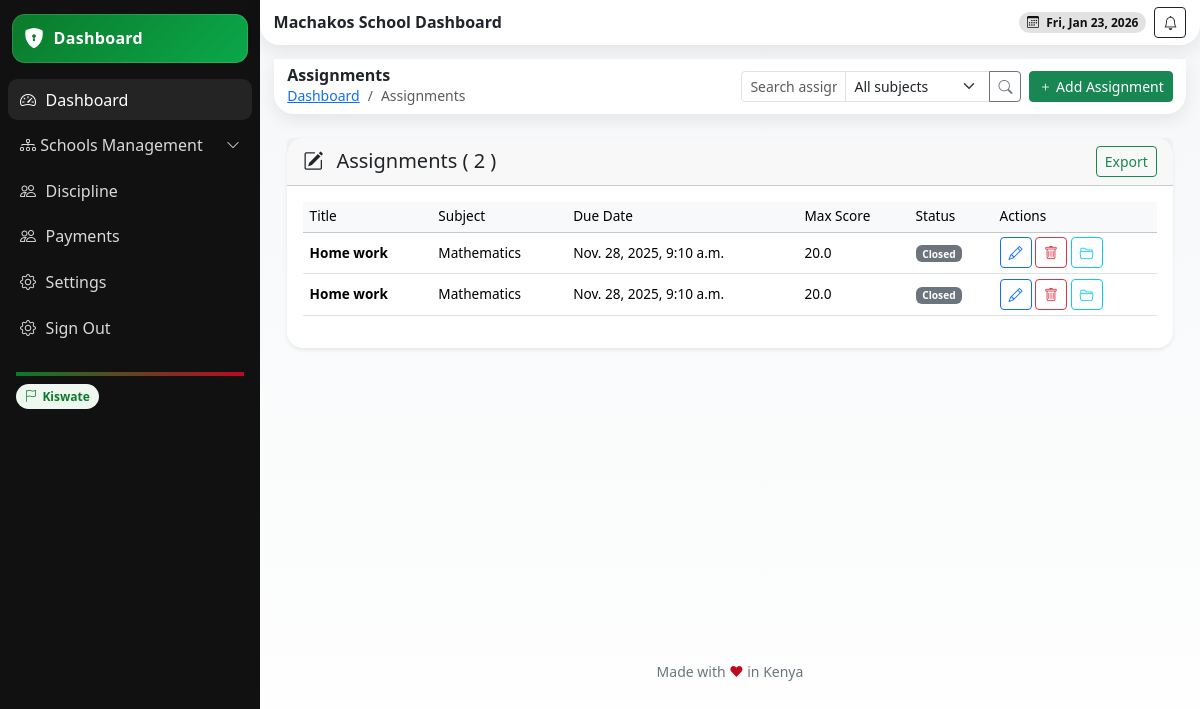
The app's page /assignments/ (signed in) with its own data.
### school/models.py (models this page shows, shortened)
class School(models.Model):
    name = models.CharField(max_length=255)
    school_admin = models.OneToOneField(User, on_delete=models.CASCADE, related_name='school_admin_profile')
    code = models.CharField(max_length=50, unique=True)
    address = models.TextField(blank=True)
    contact_email = models.EmailField()
    contact_phone = models.CharField(max_length=15)
    county = models.ForeignKey(County, on_delete=models.SET_NULL, null=True, blank=True)
    city = models.ForeignKey(City, on_delete=models.SET_NULL, null=True, blank=True)
    constituency = models.ForeignKey(Constituency, on_delete=models.SET_NULL, null=True, blank=True)
    sub_county = models.ForeignKey(SubCounty, on_delete=models.SET_NULL, null=True, blank=True)
    ward = models.ForeignKey(Ward, on_delete=models.SET_NULL, null=True, blank=True)
    created_at = models.DateTimeField(auto_now_add=True)
    is_active = models.BooleanField(default=True)

class Assignment(models.Model):
    subject = models.ForeignKey(Subject, on_delete=models.CASCADE, related_name='assignments')
    school = models.ForeignKey(School, on_delete=models.CASCADE, related_name='assignments')
    title = models.CharField(max_length=255)
    description = models.TextField()
    due_date = models.DateTimeField()
    assignment_type = models.CharField(max_length=20, choices=ASSIGNMENT_TYPE_CHOICES, default='assignment')
    max_score = models.FloatField(default=100.0)
    file_attachment = models.FileField(upload_to='assignments/', blank=True)

class Subject(models.Model):
    name = models.CharField(max_length=255)
    description = models.TextField(blank=True)
    code = models.CharField(max_length=100, blank=True)
    school = models.ForeignKey(School, on_delete=models.CASCADE)
    grade = models.ForeignKey(Grade, on_delete=models.CASCADE, related_name='subjects')
    start_date = models.DateField()
    end_date = models.DateField(blank=True, null=True)
    sessions_per_week = models.PositiveIntegerField(default=2)
    is_active = models.BooleanField(default=True)
    def __str__(self):
        return f"{self.name} - {self.grade.name}"

### school/views.py (the view)
# urls.py: path('assignments/', views.school_student_assignments, name='school-assignments'),
@login_required
def school_student_assignments(request):
    try:
        school = request.user.staffprofile.school
    except AttributeError:
        messages.error(request, "Access denied: Admin privileges required.")
        return redirect('school:dashboard')
    query = request.GET.get('q', '')
    assignments = Assignment.objects.filter(school=school).select_related('subject')
    if query:
        assignments = assignments.filter(Q(title__icontains=query) | Q(subject__name__icontains=query))
    form = AssignmentForm(school=school)
    context = {
        'assignments': assignments,
        'form': form,
        'school': school,
        'query': query,
    }
    return render(request, 'school/assignment.html', context)

### school/forms.py
class AssignmentForm(BaseForm):
    class Meta:
        model = Assignment
        fields = ['subject', 'title', 'description', 'due_date', 'assignment_type', 'max_score', 'file_attachment']
        widgets = {
            'title': forms.TextInput(attrs={'placeholder': 'e.g., Homework #1'}),
            'description': forms.Textarea(attrs={'rows': 4}),
            'due_date': forms.DateTimeInput(attrs={'type': 'datetime-local'}),
            'assignment_type': forms.Select(choices=ASSIGNMENT_TYPE_CHOICES),
        }

### templates/school/assignment.html (shortened to what this page needs)
{% extends 'school/base.html' %}
{% block content %}
<header class="header d-flex align-items-center justify-content-between">
  <div class="d-flex gap-2 align-items-center">
    <div>
      <h6 class="m-0 fw-bold">Assignments</h6>
      <nav aria-label="breadcrumb" class="small">
        <ol class="breadcrumb mb-0">
          <li class="breadcrumb-item"><a href="{% url 'userauths:teacher-dashboard' %}">Dashboard</a></li>
          <li class="breadcrumb-item active" aria-current="page">Assignments</li>
        </ol>
      </nav>
    </div>
  </div>
  <div class="d-flex gap-2 align-items-center">
    <form method="get" class="d-inline">
      <div class="input-group input-group-sm" style="width:280px;">
        <input type="text" name="q" class="form-control" placeholder="Search assignments..." value="{{ query }}">
        <select name="subject" class="form-select">
          <option value="">All subjects</option>
        </select>
        <button class="btn btn-outline-secondary"><i class="bi bi-search"></i></button>
      </div>
    </form>
    <button class="btn btn-sm btn-success" data-bs-toggle="modal" data-bs-target="#assignmentModal" data-mode="create"><i class="bi bi-plus"></i> Add Assignment</button>
  </div>
</header>
<section class="content container-fluid py-4">
  <div class="card shadow-sm rounded-4 border-0">
    <div class="card-header d-flex justify-content-between align-items-center">
      <h5 class="mb-0"><i class="bi bi-pencil-square me-2"></i> Assignments ({% if assignments.paginator %}
                    {{ assignments.paginator.count }}
                {% else %}
                    {{ assignments|length }}
                {% endif %}
                )</h5>
      <a class="btn btn-sm btn-outline-success" href="#" data-bs-toggle="modal" data-bs-target="#exportModal">Export</a>
    </div>
    <div class="card-body">
      <div class="table-responsive">
        <table class="table table-hover align-middle">
          <thead class="table-light">
            <tr>
              <th>Title</th>
              <th>Subject</th>
              <th>Due Date</th>
              <th>Max Score</th>
              <th>Status</th>
              <th>Actions</th>
            </tr>
          </thead>
          <tbody>
            {% for a in assignments %}
            <tr>
              <td><strong>{{ a.title }}</strong></td>
              <td>{{ a.subject.name }}</td>
              <td>{{ a.due_date }}</td>
              <td>{{ a.max_score }}</td>
              <td>{% if a.is_active %}<span class="badge bg-success">Active</span>{% else %}<span class="badge bg-secondary">Closed</span>{% endif %}</td>
              <td>
                <button class="btn btn-sm btn-outline-primary" data-bs-toggle="modal" data-bs-target="#assignmentModal"
                        data-mode="edit" data-id="{{ a.id }}"> <i class="bi bi-pencil"></i></button>
                <button class="btn btn-sm btn-outline-danger" data-bs-toggle="modal" data-bs-target="#assignmentDeleteModal"
                        data-id="{{ a.id }}" data-title="{{ a.title|escapejs }}"><i class="bi bi-trash"></i></button>
                <a class="btn btn-sm btn-outline-info" href="{% url 'school:assignment-submissions' a.id %}"><i class="bi bi-folder2-open"></i></a>
              </td>
            </tr>
            {% empty %}
            <tr><td colspan="6" class="text-center text-muted py-4">No assignments found.</td></tr>
            {% endfor %}
          </tbody>
        </table>
      </div>
    </div>
  </div>
</section>
{% endblock %}

### templates/school/base.html (shortened to what this page needs)
{% load static %}
{% load tz %}
{% load widget_tweaks %}
{% load dict_extras %}
{% load dict_filters %}
{% load dict_filter %}
<!DOCTYPE html>
<html lang="en">
<head>
  <link href="https://cdn.jsdelivr.net/npm/bootstrap@5.3.3/dist/css/bootstrap.min.css" rel="stylesheet" />
  <link href="https://cdn.jsdelivr.net/npm/bootstrap-icons@1.11.3/font/bootstrap-icons.css" rel="stylesheet" />
  <link href="https://cdn.jsdelivr.net/npm/aos@2.3.4/dist/aos.css" rel="stylesheet" />
</head>
<body>
  <div class="app">
    <aside class="sidebar" id="sidebar">
      <div class="brand" data-aos="fade-right">
        <i class="bi bi-shield-lock-fill"></i>
         <span>{% if request.user.is_superuser %}Admin Dashboard{% elif request.user.is_teacher %} Teacher Dashboard
          {% elif request.user.is_parent %} Parent Dashboard{% elif request.user.is_student %} Student Dashboard{% elif request.user.is_school_staff %} Staff Dashboard {% else %} Dashboard {% endif %}</span></a>
      </div>
      <nav class="d-flex flex-column gap-1">
      <a class="side-link active" href="{% url 'school:dashboard' %}">
        <i class="bi bi-speedometer2"></i> Dashboard
      </a>
      <a class="side-link d-flex justify-content-between align-items-center"
        data-bs-toggle="collapse" href="#agencyMenu" role="button" aria-expanded="false" aria-controls="agencyMenu">
        <span><i class="bi bi-diagram-3"></i> Schools Management</span>
        <i class="bi bi-chevron-down small"></i>
      </a>
      <a class="side-link" href="{% url 'school:school-discipline' %}"><i class="bi bi-people"></i> Discipline</a>
      <a class="side-link" href=""><i class="bi bi-people"></i> Payments</a>
      <a class="side-link" href="{% url 'school:school-settings' %}"><i class="bi bi-gear"></i> Settings</a>
      <a class="side-link" href="{% url 'userauths:sign-out' %}">
        <i class="bi bi-gear"></i> Sign Out
      </a>
    </nav>
      <div class="mt-3 p-2 small text-secondary">
        <div class="k-accent mb-2"></div>
        <div><span class="k-pill"><i class="bi bi-flag"></i> Kiswate</span></div>
      </div>
    </aside>
    <main class="main">
      <header class="header d-flex align-items-center justify-content-between">
        <div class="d-flex align-items-center gap-2">
          <h6 class="m-0 fw-bold">{{school.name}} Dashboard</h6>
        </div>
        <div class="d-flex align-items-center gap-2">
          <span class="badge badge-dark rounded-pill px-2 py-1"><i class="bi bi-calendar3 me-1"></i> <span id="today"></span></span>
          <button class="btn btn-sm btn-outline-dark"><i class="bi bi-bell"></i></button>
        </div>
      </header>
      <section class="content container-fluid" style="min-height: 600px;">
        {% block content %} {% endblock %}
      </section>
      <div class="text-center small text-secondary my-3">Made with <span style="color:var(--kenya-red)">❤</span> in Kenya</div>
    </main>
  </div>
</body>
</html>

### templates/school/base.html (style rules this page uses)
:root { --kenya-green: #0b7a2a; --kenya-red: #bb0a21; --kenya-black: #111111; --kenya-white: #ffffff; --kenya-grey: #f5f7f8; --radius-xl: 1.25rem; --shadow-soft: 0 6px 18px rgba(0,0,0,.08); --space-compact: .5rem; }
html, body { height: 100%; }
body { background: linear-gradient(180deg, var(--kenya-grey), #fff); }
.app { display: grid; grid-template-columns: 260px 1fr; min-height: 100vh; }
.sidebar { background: var(--kenya-black); color: var(--kenya-white); position: sticky; top: 0; height: 100vh; padding: var(--space-compact); }
.brand { display: flex; align-items: center; gap: .6rem; padding: .6rem .75rem; border-radius: .8rem; background: linear-gradient(135deg, var(--kenya-green), #0aa84a); box-shadow: inset 0 0 0 1px rgba(255,255,255,.12); margin: .35rem .25rem 1rem; }
.brand i { font-size: 1.25rem; color: var(--kenya-white); }
.brand span { font-weight: 700; letter-spacing: .3px; }
.side-link { color: #d9d9d9; text-decoration: none; display: flex; align-items: center; gap: .6rem; padding: .55rem .75rem; border-radius: .6rem; }
.side-link:hover, .side-link.active { background: rgba(255,255,255,.08); color: #fff; }
.header { background: #fff; box-shadow: var(--shadow-soft); border-radius: 0 0 var(--radius-xl) var(--radius-xl); padding: .45rem .85rem; position: sticky; top: 0; z-index: 10; }
.content { padding: .85rem; }
.k-pill { display: inline-flex; align-items: center; gap: .35rem; border-radius: 999px; padding: .2rem .55rem; font-size: .75rem; background: #eef7f0; color: var(--kenya-green); font-weight: 600; }
.k-accent { height: 4px; background: linear-gradient(90deg, var(--kenya-green), var(--kenya-red)); }
.badge-dark { background: rgba(17,17,17,.12); color: var(--kenya-black); }
.table { font-size: 0.85rem; }
.table td, .table th { padding: 0.3rem 0.4rem; vertical-align: middle; }
.table thead th { font-weight: 500; background-color: #f8f9fa; }

### records on screen
School: name "Machakos School"
Assignment: title "Home work", subject.name "Mathematics", due_date "Nov. 28, 2025, 9:10 a.m.", max_score "20.0"
Assignment: title "Home work", subject.name "Mathematics", due_date "Nov. 28, 2025, 9:10 a.m.", max_score "20.0"

### other values on screen
{{ assignments|length }} "2"
